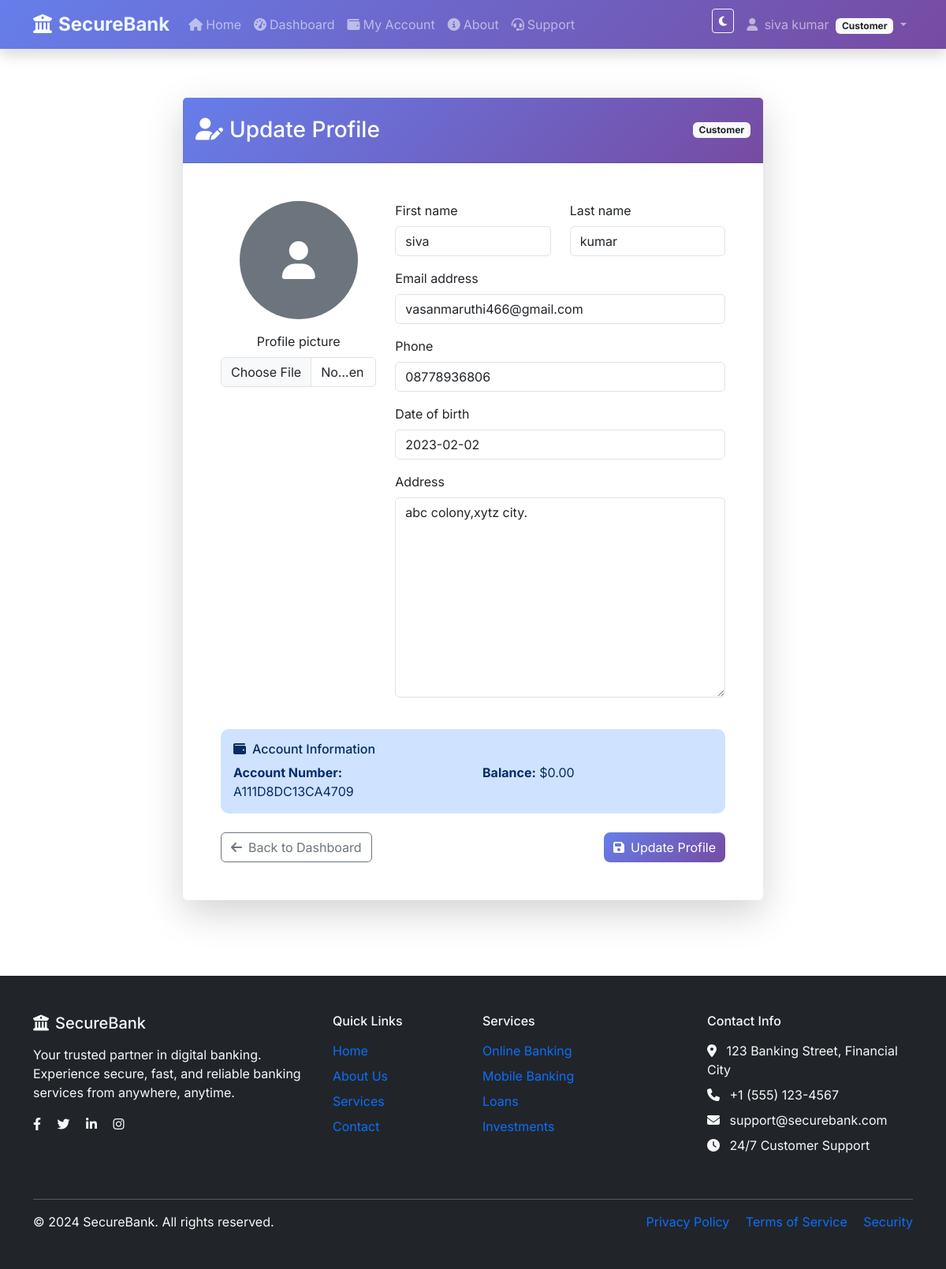
The page /accounts/profile/ (signed in) on the database its author committed.
### accounts/models.py (models this page shows, shortened)
class User(AbstractUser):
    ROLE_CHOICES = [
        ('customer', 'Customer'),
        ('officer', 'Bank Officer'),
        ('manager', 'Branch Manager'),
    ]
    role = models.CharField(max_length=20, choices=ROLE_CHOICES, default='customer')
    phone = models.CharField(max_length=15, blank=True)
    address = models.TextField(blank=True)
    profile_picture = models.ImageField(upload_to='profiles/', blank=True)
    date_of_birth = models.DateField(null=True, blank=True)
    created_at = models.DateTimeField(auto_now_add=True)
    updated_at = models.DateTimeField(auto_now=True)
    groups = models.ManyToManyField(
        'auth.Group',
        verbose_name='groups',
        blank=True,
        help_text='The groups this user belongs to. A user will get all permissions granted to each of their groups.',
        related_name="accounts_user_set",  # Changed related_name
        related_query_name="user",
    )
    user_permissions = models.ManyToManyField(
        'auth.Permission',
        verbose_name='user permissions',
        blank=True,
        help_text='Specific permissions for this user.',
        related_name="accounts_user_set",  # Changed related_name
        related_query_name="user",
    )

class Account(models.Model):
    ACCOUNT_TYPES = [
        ('savings', 'Savings Account'),
        ('current', 'Current Account'),
        ('fixed', 'Fixed Deposit'),
    ]
    account_number = models.CharField(max_length=20, unique=True, default=uuid.uuid4().hex[:16].upper())
    user = models.ForeignKey(User, on_delete=models.CASCADE, related_name='accounts')
    account_type = models.CharField(max_length=20, choices=ACCOUNT_TYPES, default='savings')
    balance = models.DecimalField(max_digits=12, decimal_places=2, default=0.00)
    is_active = models.BooleanField(default=True)
    created_at = models.DateTimeField(auto_now_add=True)
    updated_at = models.DateTimeField(auto_now=True)

### accounts/views.py (the view)
# urls.py: path('profile/', views.profile, name='profile'),
@login_required
def profile(request):
    if request.method == 'POST':
        form = UserUpdateForm(request.POST, request.FILES, instance=request.user)
        if form.is_valid():
            form.save()
            messages.success(request, 'Your profile has been updated!')
            return redirect('profile')
    else:
        form = UserUpdateForm(instance=request.user)
    return render(request, 'accounts/profile.html', {'form': form})

### accounts/forms.py
class UserUpdateForm(forms.ModelForm):
    class Meta:
        model = User
        fields = ('first_name', 'last_name', 'email', 'phone', 'address', 'date_of_birth', 'profile_picture')

### templates/accounts/profile.html (shortened to what this page needs)
{% extends 'base.html' %}
{% load crispy_forms_tags %}
{% block content %}
<div class="container py-5">
    <div class="row justify-content-center">
        <div class="col-md-8">
            <div class="card shadow-lg border-0">
                <div class="card-header bank-gradient text-white py-4">
                    <div class="d-flex justify-content-between align-items-center">
                        <h3 class="mb-0"><i class="fas fa-user-edit me-2"></i>Update Profile</h3>
                        <span class="badge bg-light text-dark">{{ user.get_role_display }}</span>
                    </div>
                </div>
                <div class="card-body p-5">
                    <form method="post" enctype="multipart/form-data">
                        <div class="row">
                            <div class="col-md-4 text-center mb-4">
                                {% if user.profile_picture %}
                                    <img src="{{ user.profile_picture.url }}" class="rounded-circle img-thumbnail mb-3" width="150" height="150" alt="Profile">
                                {% else %}
                                    <div class="rounded-circle bg-secondary d-inline-flex align-items-center justify-content-center mb-3" style="width: 150px; height: 150px;">
                                        <i class="fas fa-user fa-3x text-white"></i>
                                    </div>
                                {% endif %}
                                {{ form.profile_picture|as_crispy_field }}
                            </div>
                            <div class="col-md-8">
                                <div class="row">
                                    <div class="col-md-6">
                                        {{ form.first_name|as_crispy_field }}
                                    </div>
                                    <div class="col-md-6">
                                        {{ form.last_name|as_crispy_field }}
                                    </div>
                                </div>
                                {{ form.email|as_crispy_field }}
                                {{ form.phone|as_crispy_field }}
                                {{ form.date_of_birth|as_crispy_field }}
                                {{ form.address|as_crispy_field }}
                            </div>
                        </div>
                        {% if user.role == 'customer' and user.accounts.first %}
                        <div class="alert alert-primary mt-4">
                            <h6><i class="fas fa-wallet me-2"></i>Account Information</h6>
                            <div class="row">
                                <div class="col-md-6">
                                    <strong>Account Number:</strong> {{ user.accounts.first.account_number }}
                                </div>
                                <div class="col-md-6">
                                    <strong>Balance:</strong> ${{ user.accounts.first.balance|floatformat:2 }}
                                </div>
                            </div>
                        </div>
                        {% endif %}
                        <div class="d-flex justify-content-between mt-4">
                            <a href="{% url 'dashboard' %}" class="btn btn-outline-secondary">
                                <i class="fas fa-arrow-left me-2"></i>Back to Dashboard
                            </a>
                            <button type="submit" class="btn btn-primary">
                                <i class="fas fa-save me-2"></i>Update Profile
                            </button>
                        </div>
                    </form>
                </div>
            </div>
        </div>
    </div>
</div>
{% endblock %}

### templates/base.html (shortened to what this page needs)
<!DOCTYPE html>
<html lang="en" data-bs-theme="light">
<head>
    <link href="https://cdn.jsdelivr.net/npm/bootstrap@5.3.2/dist/css/bootstrap.min.css" rel="stylesheet">
    <link href="https://cdnjs.cloudflare.com/ajax/libs/font-awesome/6.4.0/css/all.min.css" rel="stylesheet">
</head>
<body>
    <nav class="navbar navbar-expand-lg navbar-dark bank-gradient fixed-top shadow">
        <div class="container">
            <a class="navbar-brand" href="{% url 'home' %}">
                <i class="fas fa-university me-2"></i>SecureBank
            </a>
            <div class="collapse navbar-collapse" id="navbarNav">
                <ul class="navbar-nav me-auto">
                    <li class="nav-item">
                        <a class="nav-link" href="{% url 'home' %}">
                            <i class="fas fa-home me-1"></i>Home
                        </a>
                    </li>
                    {% if user.is_authenticated %}
                        <li class="nav-item">
                            <a class="nav-link" href="{% url 'dashboard' %}">
                                <i class="fas fa-tachometer-alt me-1"></i>Dashboard
                            </a>
                        </li>
                        {% if user.role == 'customer' %}
                            <li class="nav-item">
                                <a class="nav-link" href="{% url 'customer_dashboard' %}">
                                    <i class="fas fa-wallet me-1"></i>My Account
                                </a>
                            </li>
                        {% elif user.role == 'officer' %}
                            <li class="nav-item">
                                <a class="nav-link" href="{% url 'officer_dashboard' %}">
                                    <i class="fas fa-user-tie me-1"></i>Officer Panel
                                </a>
                            </li>
                        {% elif user.role == 'manager' %}
                            <li class="nav-item">
                                <a class="nav-link" href="{% url 'manager_dashboard' %}">
                                    <i class="fas fa-user-cog me-1"></i>Manager Panel
                                </a>
                            </li>
                        {% endif %}
                    {% endif %}
                    <li class="nav-item">
                        <a class="nav-link" href="#">
                            <i class="fas fa-info-circle me-1"></i>About
                        </a>
                    </li>
                    <li class="nav-item">
                        <a class="nav-link" href="#">
                            <i class="fas fa-headset me-1"></i>Support
                        </a>
                    </li>
                </ul>
                <ul class="navbar-nav">
                    <li class="nav-item me-2">
                        <button class="btn btn-outline-light btn-sm theme-toggle" id="themeToggle" title="Toggle theme">
                            <i class="fas fa-moon" id="themeIcon"></i>
                        </button>
                    </li>
                    {% if user.is_authenticated %}
                        <li class="nav-item dropdown">
                            <a class="nav-link dropdown-toggle" href="#" role="button" data-bs-toggle="dropdown">
                                <i class="fas fa-user me-1"></i>
                                {{ user.get_full_name|default:user.username }}
                                <span class="badge bg-light text-dark ms-1">{{ user.get_role_display }}</span>
                            </a>
                        </li>
                    {% endif %}
                </ul>
            </div>
        </div>
    </nav>
    <main class="main-content" style="padding-top: 76px;">
        {% block content %}{% endblock %}
    </main>
    <footer class="bg-dark text-light py-5 mt-5">
        <div class="container">
            <div class="row">
                <div class="col-lg-4 mb-4">
                    <h5 class="mb-3">
                        <i class="fas fa-university me-2"></i>SecureBank
                    </h5>
                    <p class="text-light-50">
                        Your trusted partner in digital banking. Experience secure, fast, and reliable banking services from anywhere, anytime.
                    </p>
                    <div class="social-links">
                        <a href="#" class="text-light me-3"><i class="fab fa-facebook-f"></i></a>
                        <a href="#" class="text-light me-3"><i class="fab fa-twitter"></i></a>
                        <a href="#" class="text-light me-3"><i class="fab fa-linkedin-in"></i></a>
                        <a href="#" class="text-light"><i class="fab fa-instagram"></i></a>
                    </div>
                </div>
                <div class="col-lg-2 col-md-6 mb-4">
                    <h6 class="mb-3">Quick Links</h6>
                    <ul class="list-unstyled">
                        <li class="mb-2"><a href="{% url 'home' %}" class="text-light-50 text-decoration-none">Home</a></li>
                        <li class="mb-2"><a href="#" class="text-light-50 text-decoration-none">About Us</a></li>
                        <li class="mb-2"><a href="#" class="text-light-50 text-decoration-none">Services</a></li>
                        <li class="mb-2"><a href="#" class="text-light-50 text-decoration-none">Contact</a></li>
                    </ul>
                </div>
                <div class="col-lg-3 col-md-6 mb-4">
                    <h6 class="mb-3">Services</h6>
                    <ul class="list-unstyled">
                        <li class="mb-2"><a href="#" class="text-light-50 text-decoration-none">Online Banking</a></li>
                        <li class="mb-2"><a href="#" class="text-light-50 text-decoration-none">Mobile Banking</a></li>
                        <li class="mb-2"><a href="#" class="text-light-50 text-decoration-none">Loans</a></li>
                        <li class="mb-2"><a href="#" class="text-light-50 text-decoration-none">Investments</a></li>
                    </ul>
                </div>
                <div class="col-lg-3 col-md-6 mb-4">
                    <h6 class="mb-3">Contact Info</h6>
                    <ul class="list-unstyled text-light-50">
                        <li class="mb-2">
                            <i class="fas fa-map-marker-alt me-2"></i>
                            123 Banking Street, Financial City
                        </li>
                        <li class="mb-2">
                            <i class="fas fa-phone me-2"></i>
                            +1 (555) 123-4567
                        </li>
                        <li class="mb-2">
                            <i class="fas fa-envelope me-2"></i>
                            support@securebank.com
                        </li>
                        <li class="mb-2">
                            <i class="fas fa-clock me-2"></i>
                            24/7 Customer Support
                        </li>
                    </ul>
                </div>
            </div>
            <hr class="bg-light">
            <div class="row align-items-center">
                <div class="col-md-6">
                    <p class="mb-0 text-light-50">
                        &copy; 2024 SecureBank. All rights reserved.
                    </p>
                </div>
                <div class="col-md-6 text-md-end">
                    <a href="#" class="text-light-50 text-decoration-none me-3">Privacy Policy</a>
                    <a href="#" class="text-light-50 text-decoration-none me-3">Terms of Service</a>
                    <a href="#" class="text-light-50 text-decoration-none">Security</a>
                </div>
            </div>
        </div>
    </footer>
</body>
</html>

### templates/base.html (style rules this page uses)
:root { --primary-color: #667eea; --secondary-color: #764ba2; --success-color: #28a745; --warning-color: #ffc107; --danger-color: #dc3545; --info-color: #17a2b8; --light-color: #f8f9fa; --dark-color: #343a40; }
[data-bs-theme="light"] { --bg-color: #ffffff; --card-bg: #ffffff; --text-color: #212529; --border-color: #dee2e6; }
body { font-family: 'Inter', sans-serif; background-color: var(--bg-color); color: var(--text-color); transition: all 0.3s ease; }
.bank-gradient { background: linear-gradient(135deg, var(--primary-color) 0%, var(--secondary-color) 100%) !important; }
.navbar-brand { font-weight: 700; font-size: 1.5rem; background: linear-gradient(45deg, #fff, #e3f2fd); -webkit-background-clip: text; -webkit-text-fill-color: transparent; }
.theme-toggle { cursor: pointer; transition: all 0.3s ease; }
.main-content { background: var(--bg-color); min-height: calc(100vh - 76px); }
.btn-primary { background: linear-gradient(135deg, var(--primary-color), var(--secondary-color)); border: none; border-radius: 8px; transition: all 0.3s ease; }
.alert { border: none; border-radius: 10px; animation: slideIn 0.3s ease; }

### rows shown on the page
User: get_full_name "siva kumar", role "Customer", first_name "siva", last_name "kumar", email "vasanmaruthi466@gmail.com", phone "08778936806", date_of_birth "2023-02-02", address "abc colony,xytz city.", accounts.first.account_number "A111D8DC13CA4709", accounts.first.balance "0.00"
